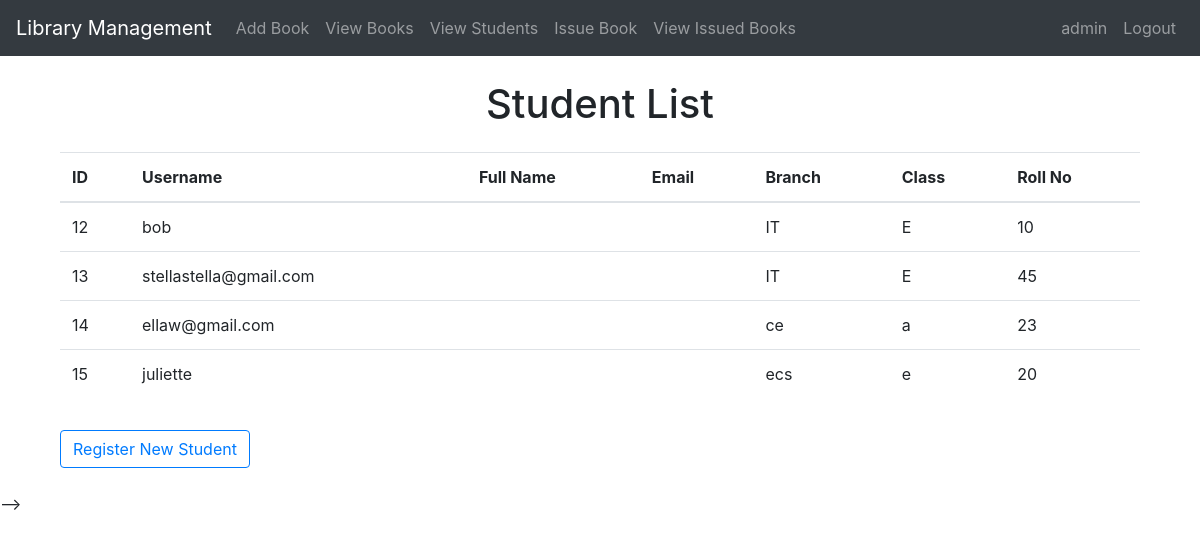
The page /view_students/ (signed in) on the database its author committed.
### bookapp/models.py (models this page shows, shortened)
class Student(models.Model):
    user = models.OneToOneField(User, on_delete=models.CASCADE, related_name='student')
    classroom = models.CharField(max_length=10)
    branch = models.CharField(max_length=10)
    roll_no = models.CharField(max_length=3, unique=True)
    phone = models.CharField(max_length=10, blank=True)
    image = models.ImageField(upload_to="", blank=True, null=True)

### bookapp/views.py (the view)
# urls.py: path("view_students/", views.view_students, name="view_students"),
@login_required(login_url='/admin_login')
def view_students(request):
    if request.user.is_superuser:
        students = Student.objects.all()
        return render(request, "view_students.html", {'students': students})
    else:
        return HttpResponse("You are not authorized to view this page.")

### bookapp/templates/view_students.html (shortened to what this page needs)
{% extends 'base.html' %}
{% block content %}
<div class="container mt-4">
    <h1 class="text-center">Student List</h1>
    <table class="table mt-4">
        <thead>
            <tr>
                <th>ID</th>
                <th>Username</th>
                <th>Full Name</th>
                <th>Email</th>
                <th>Branch</th>
                <th>Class</th>
                <th>Roll No</th>
            </tr>
        </thead>
        <tbody>
            {% for student in students %}
            <tr>
                <td>{{ student.user.id }}</td>
                <td>{{ student.user.username }}</td>
                <td>{{ student.user.get_full_name }}</td>
                <td>{{ student.user.email }}</td>
                <td>{{ student.branch }}</td>
                <td>{{ student.classroom }}</td>
                <td>{{ student.roll_no }}</td>
            </tr>
            {% endfor %}
        </tbody>
    </table>
    <a href="{% url 'student_registration' %}" class="btn btn-outline-primary mt-3">Register New Student</a>
</div>
{% endblock %}

### bookapp/templates/base.html (shortened to what this page needs)
<!DOCTYPE html>
<html lang="en">
<head>
    <link rel="stylesheet" href="https://maxcdn.bootstrapcdn.com/bootstrap/4.0.0/css/bootstrap.min.css">
</head>
<body>
    <nav class="navbar navbar-expand-lg navbar-dark bg-dark">
        <a class="navbar-brand" href="/">Library Management</a>
        <div class="collapse navbar-collapse" id="navbarNav">
            <ul class="navbar-nav">
                <li class="nav-item">
                    <a class="nav-link" href="/add_book/">Add Book</a>
                </li>
                <li class="nav-item">
                    <a class="nav-link" href="/view_books/">View Books</a>
                </li>
                <li class="nav-item">
                    <a class="nav-link" href="/view_students/">View Students</a>
                </li>
                <li class="nav-item">
                    <a class="nav-link" href="/issue_book/">Issue Book</a>
                </li>
                <li class="nav-item">
                    <a class="nav-link" href="/view_issued_book/">View Issued Books</a>
                </li>
            </ul>
            <ul class="navbar-nav ml-auto">
                {% if user.is_authenticated %}
                <li class="nav-item">
                    <a class="nav-link" href="/profile/">{{ user.username }}</a>
                </li>
                <li class="nav-item">
                    <a class="nav-link" href="/logout/">Logout</a>
                </li>
                {% endif %}
            </ul>
        </div>
    </nav>
    <div class="container my-4">
        {% block content %}{% endblock %}
    </div>
</body>
</html>-->

### rows shown on the page
Student: user.id "12", user.username "bob", branch "IT", classroom "E", roll_no "10"
Student: user.id "13", user.username "stellastella@gmail.com", branch "IT", classroom "E", roll_no "45"
Student: user.id "14", user.username "ellaw@gmail.com", branch "ce", classroom "a", roll_no "23"
Student: user.id "15", user.username "juliette", branch "ecs", classroom "e", roll_no "20"

### other values the page prints
{{ user.username }} "admin"
